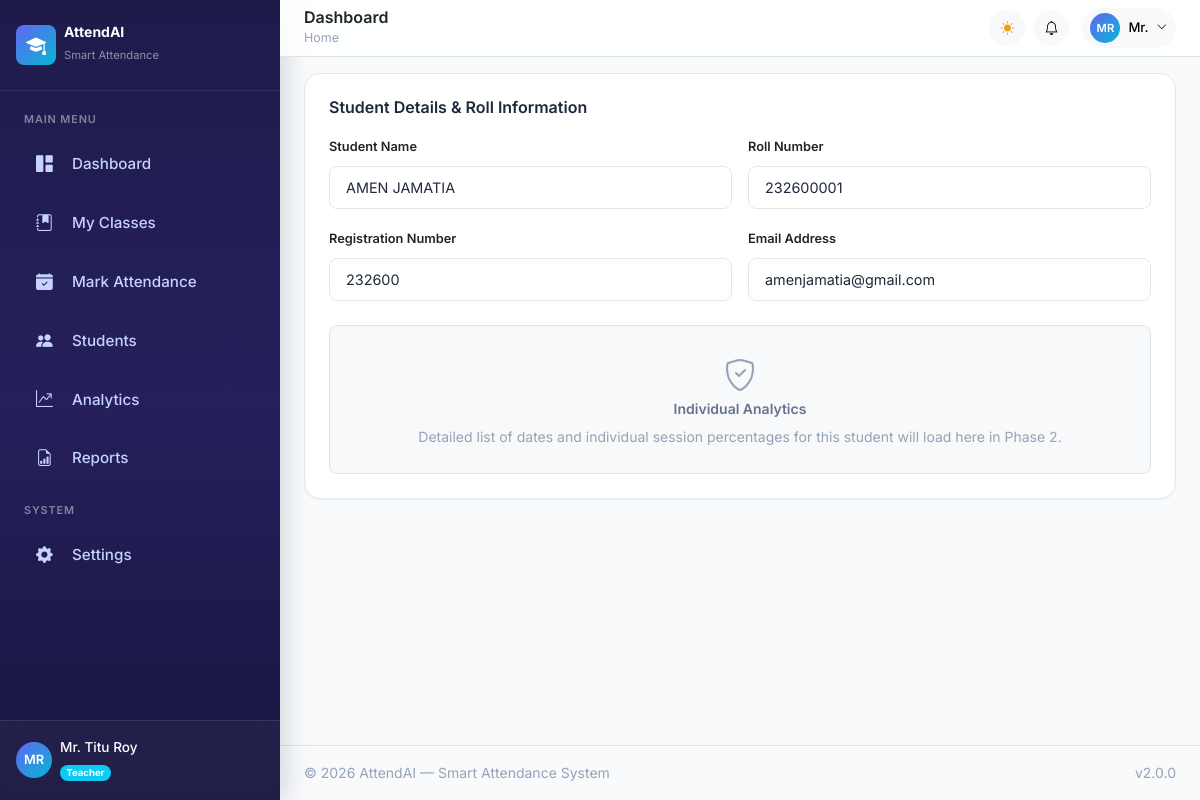
Screenshot of /students/1 (signed in) with the database file from the repository.
### app/models/user.py (models this page shows, shortened)
class User(UserMixin, db.Model):
    __tablename__ = 'users'
    id = db.Column(db.Integer, primary_key=True)
    email = db.Column(db.String(120), unique=True, nullable=False, index=True)
    password_hash = db.Column(db.String(256), nullable=False)
    full_name = db.Column(db.String(100), nullable=False)
    phone = db.Column(db.String(20), nullable=True)
    avatar = db.Column(db.String(255), nullable=True)
    role = db.Column(db.String(20), nullable=False, default='teacher') # 'admin', 'teacher', 'student'
    is_active = db.Column(db.Boolean, default=True, nullable=False)
    created_at = db.Column(db.DateTime, default=datetime.utcnow, nullable=False)
    last_login = db.Column(db.DateTime, nullable=True)
    theme_preference = db.Column(db.String(10), default='light', nullable=False)

### app/models/student.py (models this page shows, shortened)
class Student(db.Model):
    __tablename__ = 'students'
    id = db.Column(
        db.Integer,
        primary_key=True
    )
    user_id = db.Column(
        db.Integer,
        db.ForeignKey('users.id'),
        nullable=True
    )  # Linked User account
    name = db.Column(
        db.String(100),
        nullable=False
    )
    roll_number = db.Column(
        db.String(50),
        unique=True,
        nullable=False
    )
    registration_number = db.Column(
        db.String(50),
        unique=True,
        nullable=False
    )
    email = db.Column(
        db.String(120),
        nullable=True
    )
    phone = db.Column(
        db.String(20),
        nullable=True
    )
    section_id = db.Column(
        db.Integer,
        db.ForeignKey('sections.id'),
        nullable=False
    )
    department_id = db.Column(
        db.Integer,
        db.ForeignKey('departments.id'),
        nullable=False
    )
    is_active = db.Column(
        db.Boolean,
        default=True,
        nullable=False
    )
    created_at = db.Column(
        db.DateTime,
        default=datetime.utcnow,
        nullable=False
    )
    user = db.relationship(
        'User',
        backref=db.backref(
            'student_profile',
            uselist=False
        )
    )
    attendances = db.relationship(
        'Attendance',
        backref='student',
        lazy='dynamic',
        cascade='all, delete-orphan'
    )

### app/blueprints/students.py (the view)
@students_bp.route('/<int:student_id>')
@login_required
@teacher_or_admin_required
def profile(student_id):
    student = Student.query.get_or_404(student_id)
    return render_template('students/profile.html', student=student)

### app/templates/students/profile.html (shortened to what this page needs)
{% extends "base.html" %}
{% block content %}
<div class="card p-4">
    <h5 class="fw-semibold mb-3">Student Details & Roll Information</h5>
    <div class="row g-3 mb-4">
        <div class="col-md-6">
            <label class="form-label" style="font-size:0.8rem; font-weight:600;">Student Name</label>
            <input type="text" class="form-control" value="{{ student.name }}" readonly>
        </div>
        <div class="col-md-6">
            <label class="form-label" style="font-size:0.8rem; font-weight:600;">Roll Number</label>
            <input type="text" class="form-control" value="{{ student.roll_number }}" readonly>
        </div>
        <div class="col-md-6">
            <label class="form-label" style="font-size:0.8rem; font-weight:600;">Registration Number</label>
            <input type="text" class="form-control" value="{{ student.registration_number }}" readonly>
        </div>
        <div class="col-md-6">
            <label class="form-label" style="font-size:0.8rem; font-weight:600;">Email Address</label>
            <input type="text" class="form-control" value="{{ student.email or '-' }}" readonly>
        </div>
    </div>
    <div class="bg-light rounded-3 p-4 text-center border border-dashed">
        <i class="bi bi-shield-check text-muted fs-2 mb-2"></i>
        <h6 class="fw-semibold text-secondary">Individual Analytics</h6>
        <p class="text-muted small mb-0">Detailed list of dates and individual session percentages for this student will load here in Phase 2.</p>
    </div>
</div>
{% endblock %}

### app/templates/components/sidebar.html (shortened to what this page needs)
<aside class="app-sidebar" id="appSidebar">
    <div class="sidebar-brand d-flex align-items-center gap-2 px-3 py-4">
        <div class="brand-icon d-flex align-items-center justify-content-center rounded-3" style="width:40px;height:40px;background:linear-gradient(135deg,#6366f1,#06b6d4);">
            <i class="bi bi-mortarboard-fill text-white fs-5"></i>
        </div>
        <div class="brand-text">
            <h6 class="mb-0 text-white fw-bold">AttendAI</h6>
            <small class="text-white-50" style="font-size:0.7rem;">Smart Attendance</small>
        </div>
    </div>
    <nav class="sidebar-nav flex-grow-1 px-2 py-2">
        <div class="nav-section">
            <span class="nav-section-label text-uppercase text-white-50 px-3 mb-2 d-block" style="font-size:0.65rem;letter-spacing:0.08em;">Main Menu</span>
            {% if current_user.role == 'admin' %}
            <a href="{{ url_for('admin.dashboard') }}" class="sidebar-link {{ 'active' if request.endpoint == 'admin.dashboard' }}">
                <i class="bi bi-grid-1x2-fill"></i><span>Dashboard</span>
            </a>
            <a href="{{ url_for('admin.departments') }}" class="sidebar-link {{ 'active' if request.endpoint == 'admin.departments' }}">
                <i class="bi bi-building"></i><span>Departments</span>
            </a>
            <a href="{{ url_for('admin.programs') }}" class="sidebar-link {{ 'active' if request.endpoint == 'admin.programs' }}">
                <i class="bi bi-journal-bookmark-fill"></i><span>Programs</span>
            </a>
            <a href="{{ url_for('admin.semesters') }}"
                class="sidebar-link {{ 'active' if request.endpoint == 'admin.semesters' }}">
                <i class="bi bi-calendar3"></i>
                <span>Semesters</span>
            </a>
            <a href="{{ url_for('admin.sections') }}"
                class="sidebar-link {{ 'active' if request.endpoint == 'admin.sections' }}">
                <i class="bi bi-grid-3x3-gap-fill"></i>
                <span>Sections</span>
            </a>
            <a href="{{ url_for('admin.subjects') }}" class="sidebar-link {{ 'active' if request.endpoint == 'admin.subjects' }}">
                <i class="bi bi-book-half"></i><span>Subjects</span>
            </a>
            <a href="{{ url_for('admin.assignments') }}"class="sidebar-link {{ 'active' if request.endpoint == 'admin.assignments' }}">
                <i class="bi bi-diagram-3-fill"></i>
                <span>Assignments</span>
            </a>
            <a href="{{ url_for('admin.teachers') }}" class="sidebar-link {{ 'active' if request.endpoint == 'admin.teachers' }}">
                <i class="bi bi-person-workspace"></i><span>Teachers</span>
            </a>
            </a>
            <a href="{{ url_for('analytics.dashboard') }}" class="sidebar-link {{ 'active' if request.endpoint == 'analytics.dashboard' }}">
                <i class="bi bi-graph-up-arrow"></i><span>Analytics</span>
            </a>
            <a href="{{ url_for('reports.index') }}" class="sidebar-link {{ 'active' if request.endpoint == 'reports.index' }}">
                <i class="bi bi-file-earmark-bar-graph"></i><span>Reports</span>
            </a>
            <span class="nav-section-label text-uppercase text-white-50 px-3 mt-3 mb-2 d-block" style="font-size:0.65rem;letter-spacing:0.08em;">System</span>
            <a href="{{ url_for('admin.bulk_import') }}" class="sidebar-link {{ 'active' if request.endpoint == 'admin.bulk_import' }}">
                <i class="bi bi-cloud-upload-fill"></i><span>Bulk Import</span>
            </a>
            <a href="{{ url_for('settings.index') }}" class="sidebar-link {{ 'active' if request.endpoint == 'settings.index' }}">
                <i class="bi bi-gear-fill"></i><span>Settings</span>
            </a>
            {% elif current_user.role == 'teacher' %}
            <a href="{{ url_for('teacher.dashboard') }}" class="sidebar-link {{ 'active' if request.endpoint == 'teacher.dashboard' }}">
                <i class="bi bi-grid-1x2-fill"></i><span>Dashboard</span>
            </a>
            <a href="{{ url_for('teacher.classes') }}" class="sidebar-link {{ 'active' if request.endpoint == 'teacher.classes' }}">
                <i class="bi bi-journal-bookmark-fill"></i><span>My Classes</span>
            </a>
            <a href="{{ url_for('attendance.mark') }}" class="sidebar-link {{ 'active' if request.endpoint == 'attendance.mark' }}">
                <i class="bi bi-calendar-check-fill"></i><span>Mark Attendance</span>
            </a>
            <a href="{{ url_for('students.list') }}" class="sidebar-link {{ 'active' if request.endpoint == 'students.list' }}">
                <i class="bi bi-people-fill"></i><span>Students</span>
            </a>
            <a href="{{ url_for('analytics.dashboard') }}" class="sidebar-link {{ 'active' if request.endpoint == 'analytics.dashboard' }}">
                <i class="bi bi-graph-up-arrow"></i><span>Analytics</span>
            </a>
            <a href="{{ url_for('reports.index') }}" class="sidebar-link {{ 'active' if request.endpoint == 'reports.index' }}">
                <i class="bi bi-file-earmark-bar-graph"></i><span>Reports</span>
            </a>
            <span class="nav-section-label text-uppercase text-white-50 px-3 mt-3 mb-2 d-block" style="font-size:0.65rem;letter-spacing:0.08em;">System</span>
            <a href="{{ url_for('settings.index') }}" class="sidebar-link {{ 'active' if request.endpoint == 'settings.index' }}">
                <i class="bi bi-gear-fill"></i><span>Settings</span>
            </a>
            {% endif %}
        </div>
    </nav>
    <div class="sidebar-user px-3 py-3 border-top border-white border-opacity-10">
        <div class="d-flex align-items-center gap-2">
            <div class="user-avatar d-flex align-items-center justify-content-center rounded-circle flex-shrink-0" style="width:36px;height:36px;background:linear-gradient(135deg,#6366f1,#06b6d4);font-size:0.8rem;font-weight:600;color:#fff;">
                {{ current_user.full_name[:2]|upper if current_user.full_name else 'U' }}
            </div>
            <div class="overflow-hidden">
                <div class="text-white text-truncate fw-medium" style="font-size:0.85rem;">{{ current_user.full_name or 'User' }}</div>
                <span class="badge rounded-pill {% if current_user.role == 'admin' %}bg-primary{% elif current_user.role == 'teacher' %}bg-info{% else %}bg-success{% endif %}" style="font-size:0.6rem;">
                    {{ current_user.role|capitalize }}
                </span>
            </div>
        </div>
    </div>
</aside>

### app/templates/components/navbar.html (shortened to what this page needs)
<header class="app-navbar sticky-top bg-white border-bottom px-4 py-2 d-flex align-items-center justify-content-between" style="z-index:1020;backdrop-filter:blur(12px);background:rgba(255,255,255,0.85)!important;">
    <div class="d-flex align-items-center gap-3">
        <div>
            <h5 class="mb-0 fw-semibold text-dark">{% block page_title %}Dashboard{% endblock %}</h5>
            <nav aria-label="breadcrumb" class="d-none d-md-block">
                <ol class="breadcrumb mb-0" style="font-size:0.78rem;">
                    <li class="breadcrumb-item"><a href="#" class="text-decoration-none text-muted">Home</a></li>
                </ol>
            </nav>
        </div>
    </div>
    <div class="d-flex align-items-center gap-2">
        <button class="btn btn-light btn-sm rounded-circle d-flex align-items-center justify-content-center" style="width:36px;height:36px;" onclick="toggleTheme()" id="themeToggleBtn" aria-label="Toggle theme">
            <i class="bi bi-sun-fill text-warning" id="themeIcon"></i>
        </button>
        <div class="dropdown">
            <button class="btn btn-light btn-sm rounded-circle d-flex align-items-center justify-content-center position-relative" style="width:36px;height:36px;" data-bs-toggle="dropdown" data-bs-auto-close="outside" aria-expanded="false" aria-label="Notifications">
                <i class="bi bi-bell"></i>
            </button>
        </div>
        <div class="dropdown ms-1">
            <button class="btn btn-light btn-sm rounded-pill d-flex align-items-center gap-2 px-2 py-1" data-bs-toggle="dropdown" aria-expanded="false">
                <div class="d-flex align-items-center justify-content-center rounded-circle" style="width:30px;height:30px;background:linear-gradient(135deg,#6366f1,#06b6d4);font-size:0.7rem;font-weight:600;color:#fff;">
                    {{ current_user.full_name[:2]|upper if current_user.full_name else 'U' }}
                </div>
                <span class="d-none d-md-inline fw-medium" style="font-size:0.82rem;">{{ current_user.full_name.split(' ')[0] if current_user.full_name else 'User' }}</span>
                <i class="bi bi-chevron-down" style="font-size:0.65rem;"></i>
            </button>
        </div>
    </div>
</header>

### rows the page displays
User: full_name "MR", full_name "Mr. Titu Roy", role "Teacher", full_name "Mr."
Student: name "AMEN JAMATIA", roll_number "232600001", registration_number "232600", email "amenjamatia@gmail.com"
